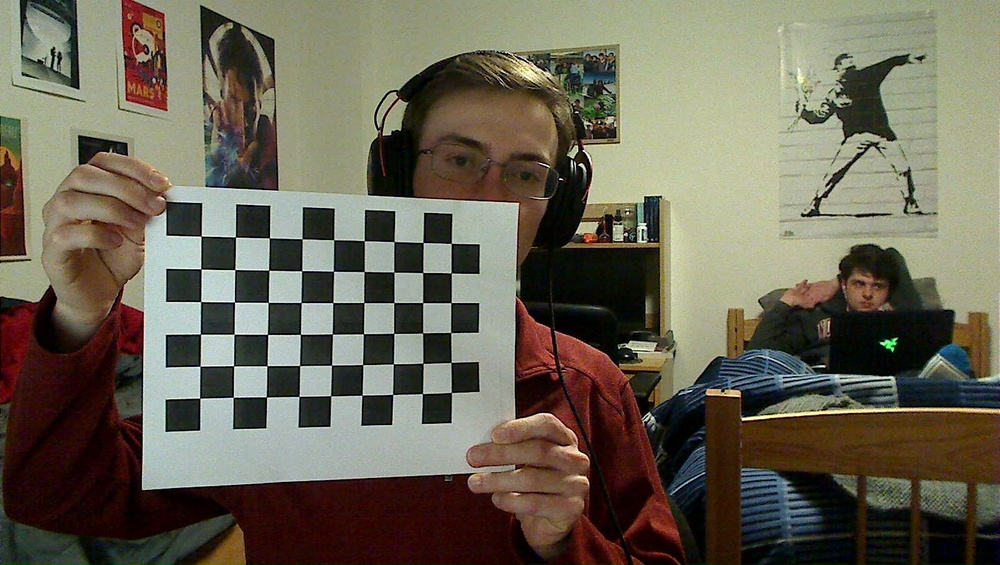
#> input picture calibration_images/WIN_20190114_17_08_21_Pro.jpg, 1000 x 565 px, shrunk from 1600 x 904 before the run; its folder holds only this picture in this run
$ python calibrate_from_images.py
#> lines starting #> are read from the running program, lines starting #| are printed output that depends on the picture; after the words box and inside, x2 and y2 are one past the last pixel; in counts of white or black regions, pixels touching at a corner belong together; long printed decimals are rounded
import numpy as np
import cv2
import glob
import json

# Dimensions on checkerboard
col_checker = 9
row_checker = 6

# termination criteria
criteria = (cv2.TERM_CRITERIA_EPS + cv2.TERM_CRITERIA_MAX_ITER, 30, 0.001)
# prepare object points, like (0,0,0), (1,0,0), (2,0,0) ....,(6,5,0)
objp = np.zeros((row_checker*col_checker, 3), np.float32)
objp[:, :2] = np.mgrid[0:col_checker,0:row_checker].T.reshape(-1,2)
# Arrays to store object points and image points from all the images.
objpoints = [] # 3d point in real world space
imgpoints = [] # 2d points in image plane.
images = glob.glob('../calibration_images/*.jpg')
for fname in images:
    img = cv2.imread(fname)
#> img is the input picture: shape (565, 1000, 3); mean B, G, R 85.2, 100.8, 106.3
    gray = cv2.cvtColor(img, cv2.COLOR_BGR2GRAY)
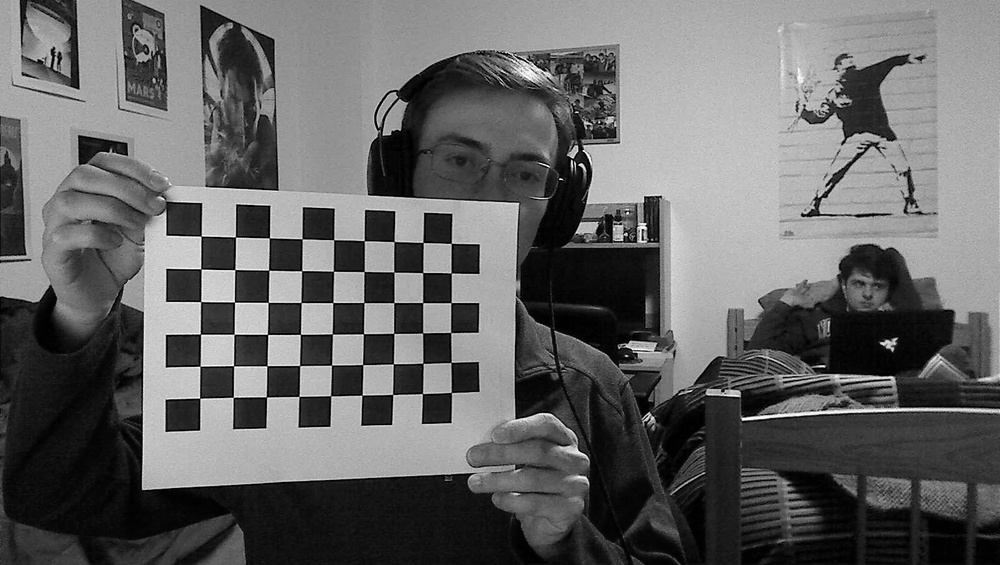
#> gray: shape (565, 1000); min 0, max 255, mean 100.7
    # Find the chess board corners
    ret, corners = cv2.findChessboardCorners(gray, (6,9), None)
#> ret = True; corners = 54 rows, first 8: [199.7, 398.2], [200.1, 366.2], [200.5, 334.2], [200.6, 301.5], [200.8, 268.9], [201.1, 236.1], [233.3, 397.4], [233.5, 365.8]
    # If found, add object points, image points (after refining them)
    if ret == True:
        objpoints.append(objp)
        corners2 = cv2.cornerSubPix(gray,corners, (11,11), (-1,-1), criteria)
#> corners2 = 54 rows, first 8: [199.7, 398.2], [200, 366.3], [200.4, 334.1], [200.7, 301.6], [200.9, 268.8], [201.1, 236.2], [233.3, 397.3], [233.6, 365.7]
        imgpoints.append(corners)
        # Draw and display the corners
        cv2.drawChessboardCorners(img, (6,9), corners2, ret)
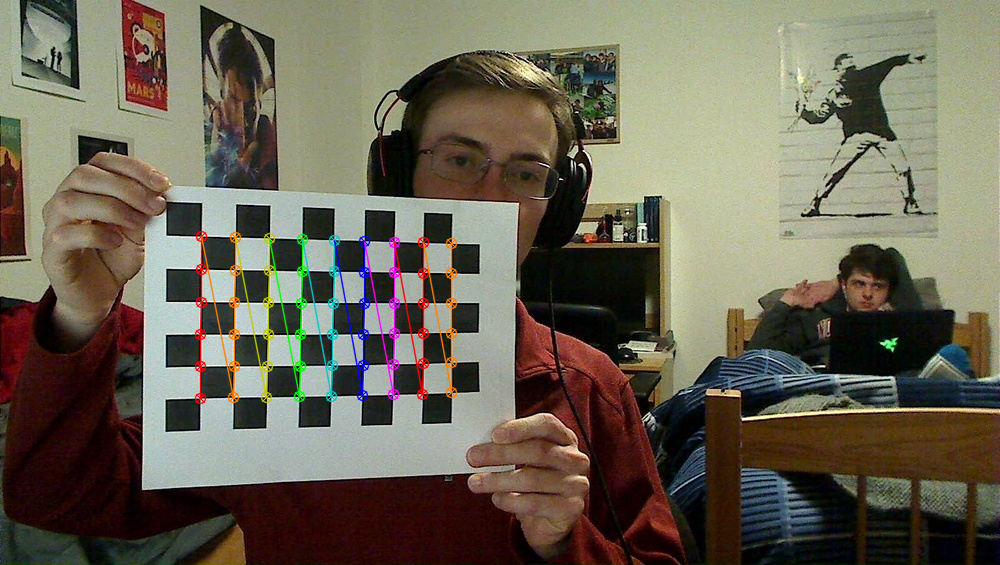
#> img: shape (565, 1000, 3); 2.15% of pixels changed, all inside (x1, y1, x2, y2) = (194, 230, 458, 405)
        cv2.imshow('img', img)
        cv2.waitKey(50)

ret, camera_matrix, dist_coeff, rvecs, tvecs = cv2.calibrateCamera(objpoints, imgpoints, gray.shape[::-1], None, None)
#> ret = 52.6; camera_matrix = [[2125.5, 0, 408.2], [0, 2322.5, 483.2], [0, 0, 1]]; dist_coeff = [[57.16, 6399.6, 2.48, 2.34, -333020.6]]; rvecs = ([-1.15, -1.08, -1.22],); tvecs = ([-5.17, -3.68, 47.3],)

data = {"camera_matrix": camera_matrix, "dist_coeff": dist_coeff, "rvecs": rvecs, "tvecs": tvecs}
#> data = {'camera_matrix': [[2125.5, 0, 408.2], [0, 2322.5, 483.2], [0, 0, 1]], 'dist_coeff': [[57.16, 6399.6, 2.48, 2.34, -333020.6]], 'rvecs': ([-1.15, -1.08, -1.22],), 'tvecs': ([-5.17, -3.68, 47.3],)}

print(data)
#| {'camera_matrix': array([[2.12553749e+03, 0.00000000e+00, 4.08209517e+02],
#|        [0.00000000e+00, 2.32246279e+03, 4.83202519e+02],
#|        [0.00000000e+00, 0.00000000e+00, 1.00000000e+00]]), 'dist_coeff': array([[ 5.71580913e+01,  6.39957140e+03,  2.48357074e+00,
#|          2.34234524e+00, -3.33020592e+05]]), 'rvecs': (array([[-1.149],
#|        [-1.085],
#|        [-1.218]]),), 'tvecs': (array([[-5.168],
#> (further printed lines are left out)

np.save("calibration_files/camera_matrix.npy", camera_matrix)
np.save("calibration_files/dist_coeff.npy", dist_coeff)
np.save("calibration_files/rvecs.npy", rvecs)
np.save("calibration_files/tvecs.npy", tvecs)

cv2.destroyAllWindows()

$ run again, on calibration_images/WIN_20190114_17_08_30_Pro.jpg
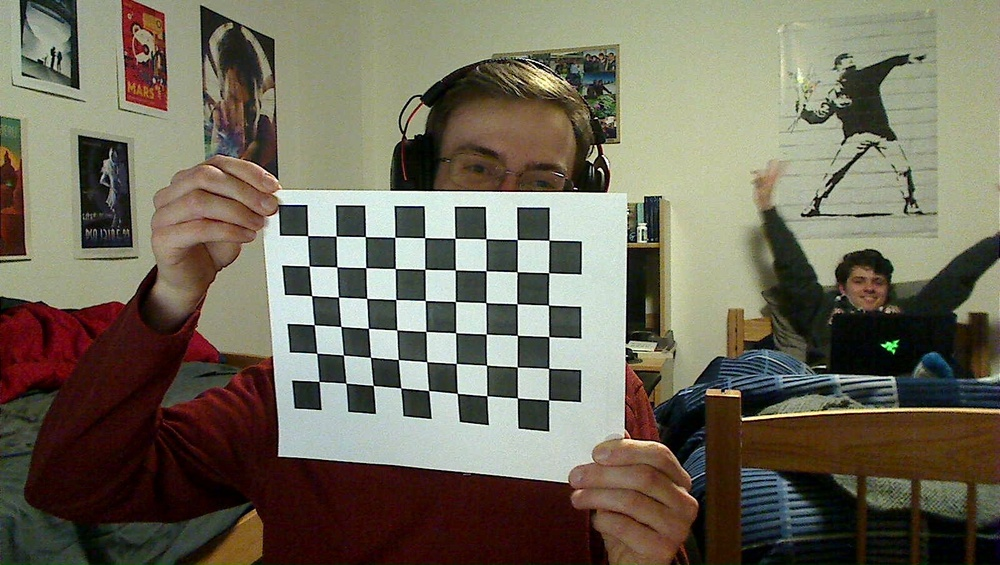
#> input picture calibration_images/WIN_20190114_17_08_30_Pro.jpg, 1000 x 565 px, shrunk from 1600 x 904 before the run
#> img is the input picture: shape (565, 1000, 3); mean B, G, R 90.3, 106.2, 111.5
#> `gray = cv2.cvtColor(img, cv2.COLOR_BGR2GRAY)`:
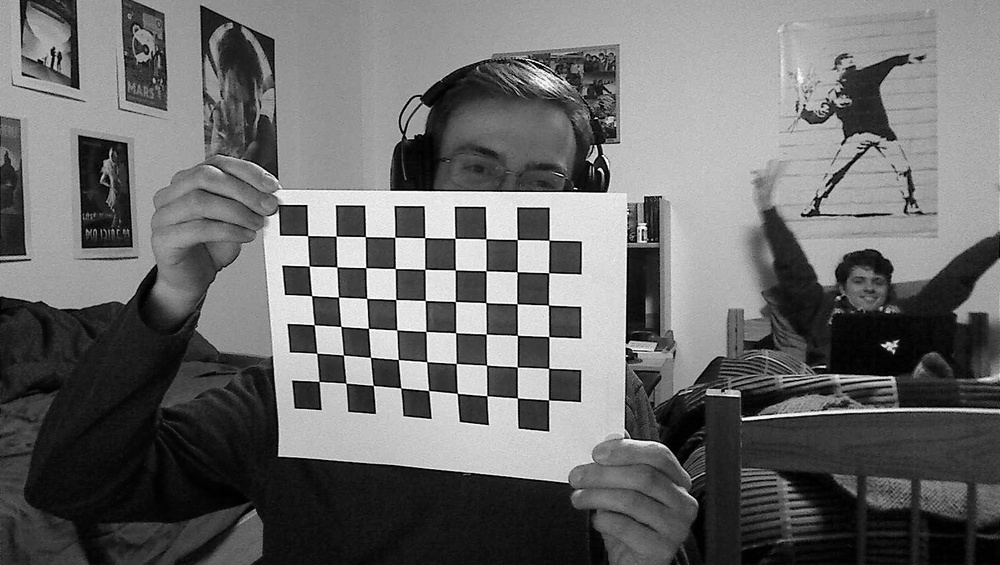
#> gray: shape (565, 1000); min 0, max 255, mean 106
#> `ret, corners = cv2.findChessboardCorners(gray, (6,9), None)`: ret = True; corners = 54 rows, first 8: [318.8, 381.4], [316.8, 353.4], [314.1, 324.7], [311.7, 295.7], [309.3, 265.9], [307.7, 235.6], [345.9, 383.3], [343.3, 354.9]
#> corners2 = 54 rows, first 8: [319, 381.5], [316.7, 353.2], [314.3, 324.7], [311.6, 295.6], [309.2, 266], [307.6, 235.6], [345.9, 383.1], [343.4, 355]
#> `cv2.drawChessboardCorners(img, (6,9), corners2, ret)`:
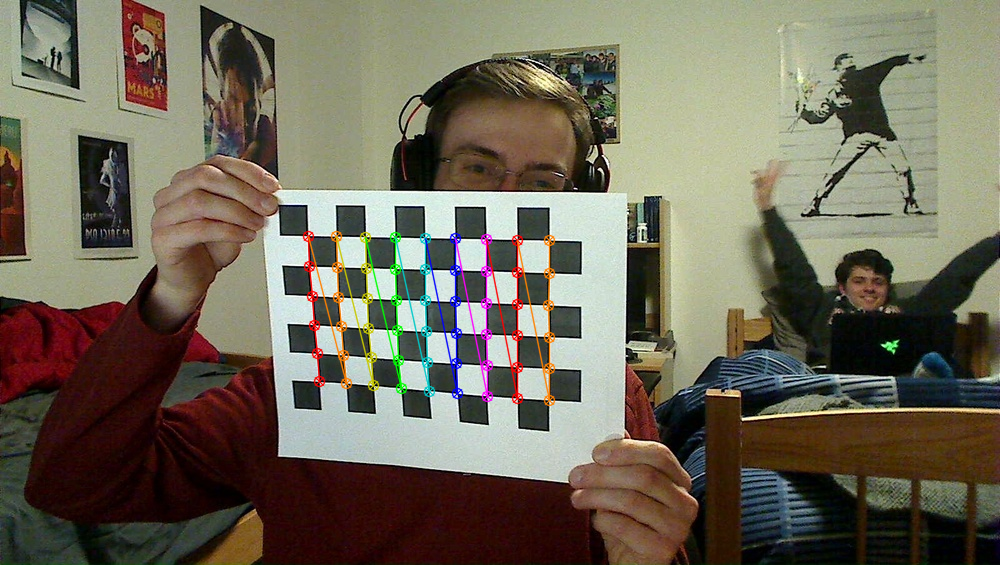
#> img: shape (565, 1000, 3); 2.12% of pixels changed, all inside (x1, y1, x2, y2) = (302, 230, 556, 407)
#> `ret, camera_matrix, dist_coeff, rvecs, tvecs = cv2.calibrateCamera(obj..`: ret = 52.6; camera_matrix = [[1501.2, 0, 531.8], [0, 592.6, 295.1], [0, 0, 1]]; dist_coeff = [[-165.6, 9496.2, 1.62, -2.85, -214871.7]]; rvecs = ([0.948, 1.08, -1.09],); tvecs = ([-4.97, 1.11, 34.52],)
#> data = {'camera_matrix': [[1501.2, 0, 531.8], [0, 592.6, 295.1], [0, 0, 1]], 'dist_coeff': [[-165.6, 9496.2, 1.62, -2.85, -214871.7]], 'rvecs': ([0.948, 1.08, -1.09],), 'tvecs': ([-4.97, 1.11, 34.52],)}
#| {'camera_matrix': array([[1.50117684e+03, 0.00000000e+00, 5.31766267e+02],
#|        [0.00000000e+00, 5.92644660e+02, 2.95090875e+02],
#|        [0.00000000e+00, 0.00000000e+00, 1.00000000e+00]]), 'dist_coeff': array([[-1.65567154e+02,  9.49624046e+03,  1.62311328e+00,
#|         -2.85042694e+00, -2.14871749e+05]]), 'rvecs': (array([[ 0.9483],
#|        [ 1.076],
#|        [-1.087]]),), 'tvecs': (array([[-4.972],
#> (further printed lines are left out)

$ run again, on calibration_images/WIN_20190114_17_08_32_Pro.jpg
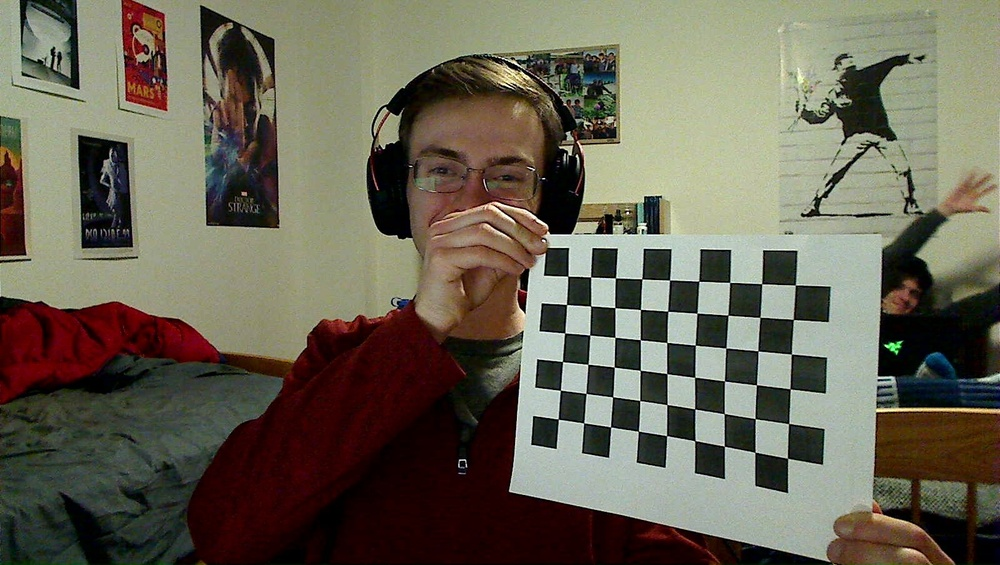
#> input picture calibration_images/WIN_20190114_17_08_32_Pro.jpg, 1000 x 565 px, shrunk from 1600 x 904 before the run
#> img is the input picture: shape (565, 1000, 3); mean B, G, R 84.9, 100.4, 105.2
#> `gray = cv2.cvtColor(img, cv2.COLOR_BGR2GRAY)`:
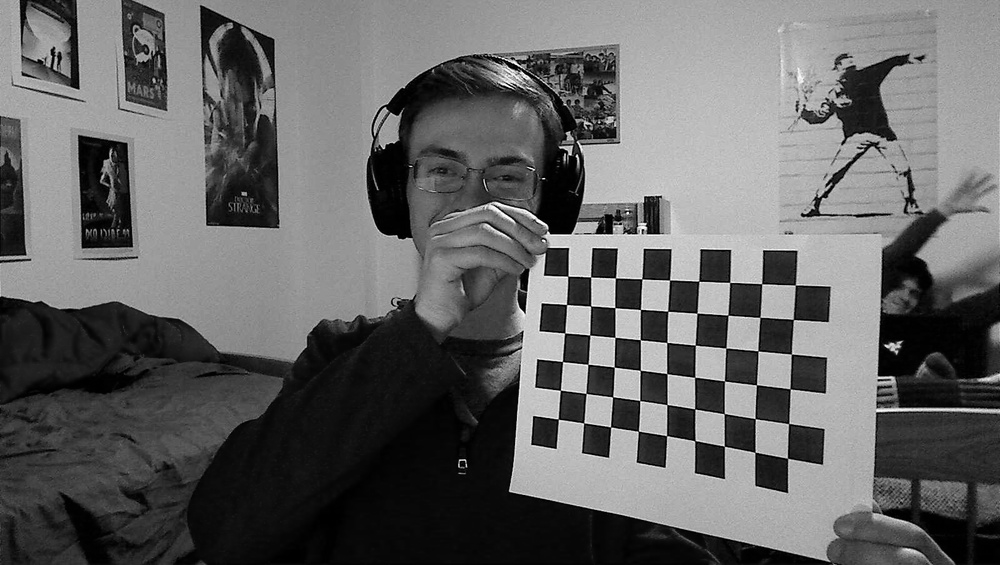
#> gray: shape (565, 1000); min 0, max 254, mean 100.1
#> `ret, corners = cv2.findChessboardCorners(gray, (6,9), None)`: ret = True; corners = 54 rows, first 8: [558.2, 419.1], [560.4, 390.3], [562.4, 361.5], [564.7, 333], [566.5, 304.6], [567.8, 276.2], [583.7, 422.9], [586, 393.4]
#> corners2 = 54 rows, first 8: [558.3, 419.2], [560.4, 390.3], [562.5, 361.6], [564.6, 332.9], [566.5, 304.5], [567.9, 276.2], [583.7, 422.8], [585.9, 393.5]
#> `cv2.drawChessboardCorners(img, (6,9), corners2, ret)`:
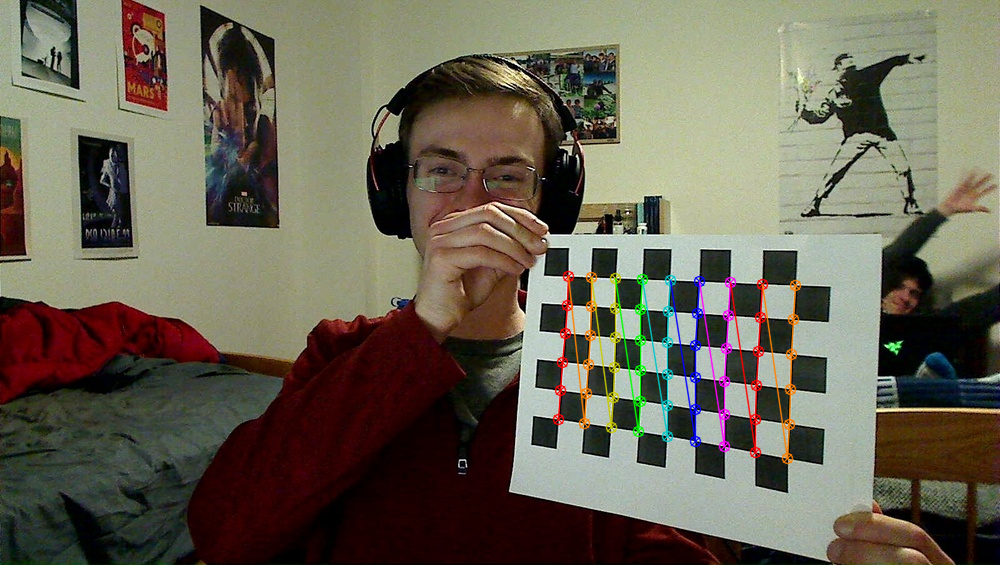
#> img: shape (565, 1000, 3); 2.15% of pixels changed, all inside (x1, y1, x2, y2) = (552, 270, 802, 465)
#> `ret, camera_matrix, dist_coeff, rvecs, tvecs = cv2.calibrateCamera(obj..`: ret = 54.03; camera_matrix = [[1650.2, 0, 515.8], [0, 137.9, 322.3], [0, 0, 1]]; dist_coeff = [[-1.27, 44.07, -0.231, -0.122, -157]]; rvecs = ([0.105, 0.818, -1.28],); tvecs = ([1.41, 12.81, 39.43],)
#> data = {'camera_matrix': [[1650.2, 0, 515.8], [0, 137.9, 322.3], [0, 0, 1]], 'dist_coeff': [[-1.27, 44.07, -0.231, -0.122, -157]], 'rvecs': ([0.105, 0.818, -1.28],), 'tvecs': ([1.41, 12.81, 39.43],)}
#| {'camera_matrix': array([[1.65023823e+03, 0.00000000e+00, 5.15761465e+02],
#|        [0.00000000e+00, 1.37925047e+02, 3.22311133e+02],
#|        [0.00000000e+00, 0.00000000e+00, 1.00000000e+00]]), 'dist_coeff': array([[-1.27118772e+00,  4.40666144e+01, -2.31043282e-01,
#|         -1.21571450e-01, -1.57023308e+02]]), 'rvecs': (array([[ 0.1046],
#|        [ 0.8181],
#|        [-1.282]]),), 'tvecs': (array([[ 1.412],
#> (further printed lines are left out)

$ run again, on calibration_images/WIN_20190114_17_08_34_Pro.jpg
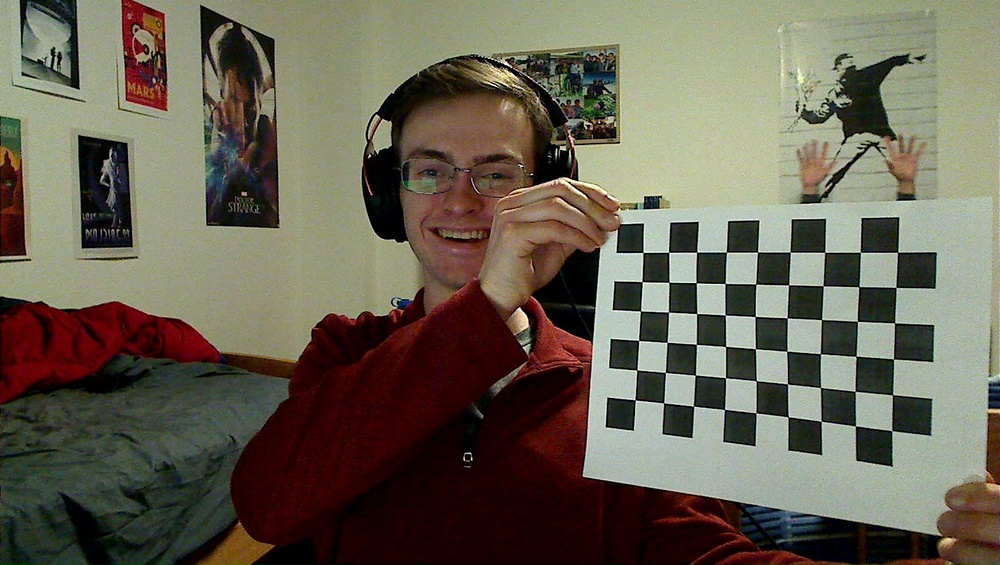
#> input picture calibration_images/WIN_20190114_17_08_34_Pro.jpg, 1000 x 565 px, shrunk from 1600 x 904 before the run
#> img is the input picture: shape (565, 1000, 3); mean B, G, R 83.6, 98.5, 105.1
#> `gray = cv2.cvtColor(img, cv2.COLOR_BGR2GRAY)`:
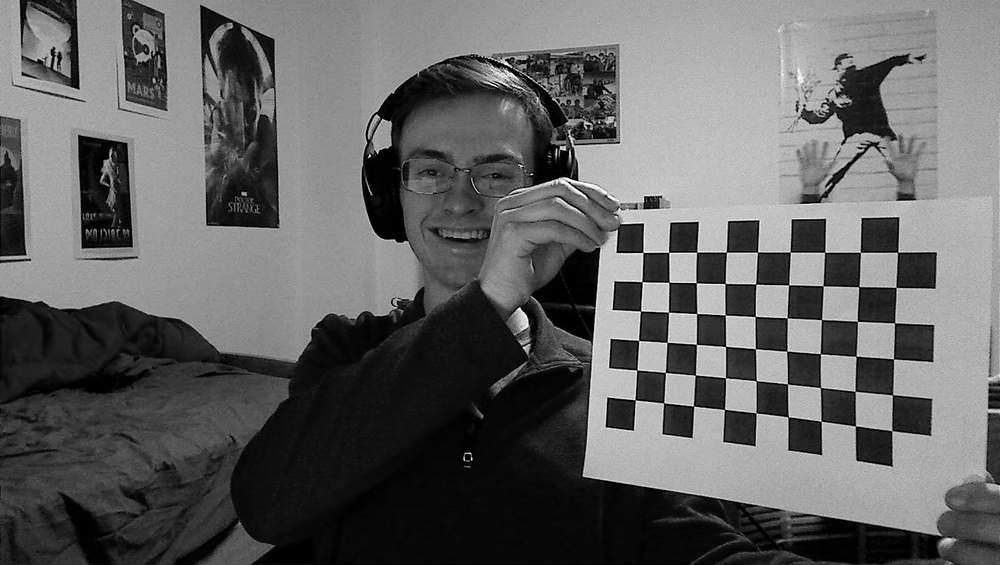
#> gray: shape (565, 1000); min 0, max 255, mean 98.8
#> `ret, corners = cv2.findChessboardCorners(gray, (6,9), None)`: ret = True; corners = 54 rows, first 8: [635.3, 399.9], [636.8, 370], [638.6, 340.4], [640.5, 311], [642, 281.6], [643, 252.4], [663.5, 402.9], [665.4, 372.4]
#> corners2 = 54 rows, first 8: [635.1, 399.9], [636.8, 369.9], [638.6, 340.5], [640.5, 311.1], [642.2, 281.6], [643.1, 252.5], [663.6, 402.9], [665.4, 372.5]
#> `cv2.drawChessboardCorners(img, (6,9), corners2, ret)`:
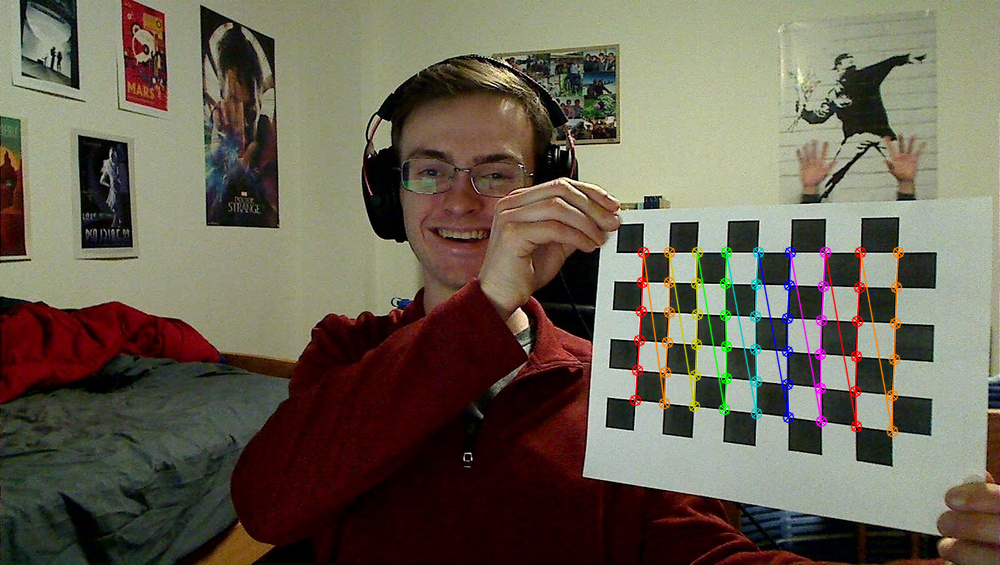
#> img: shape (565, 1000, 3); 2.2% of pixels changed, all inside (x1, y1, x2, y2) = (629, 246, 905, 438)
#> `ret, camera_matrix, dist_coeff, rvecs, tvecs = cv2.calibrateCamera(obj..`: ret = 54.9; camera_matrix = [[1577.7, 0, 675.3], [0, 3996.1, -22.02], [0, 0, 1]]; dist_coeff = [[-1.26, 687.2, -0.849, -0.57, -10434.6]]; rvecs = ([1.07, 1.13, -1.18],); tvecs = ([-0.561, 3.8, 33.32],)
#> data = {'camera_matrix': [[1577.7, 0, 675.3], [0, 3996.1, -22.02], [0, 0, 1]], 'dist_coeff': [[-1.26, 687.2, -0.849, -0.57, -10434.6]], 'rvecs': ([1.07, 1.13, -1.18],), 'tvecs': ([-0.561, 3.8, 33.32],)}
#| {'camera_matrix': array([[ 1.57766999e+03,  0.00000000e+00,  6.75304952e+02],
#|        [ 0.00000000e+00,  3.99606978e+03, -2.20179455e+01],
#|        [ 0.00000000e+00,  0.00000000e+00,  1.00000000e+00]]), 'dist_coeff': array([[-1.25750256e+00,  6.87169349e+02, -8.48629376e-01,
#|         -5.69844187e-01, -1.04346065e+04]]), 'rvecs': (array([[ 1.072 ],
#|        [ 1.127],
#|        [-1.182]]),), 'tvecs': (array([[-0.561],
#> (further printed lines are left out)
